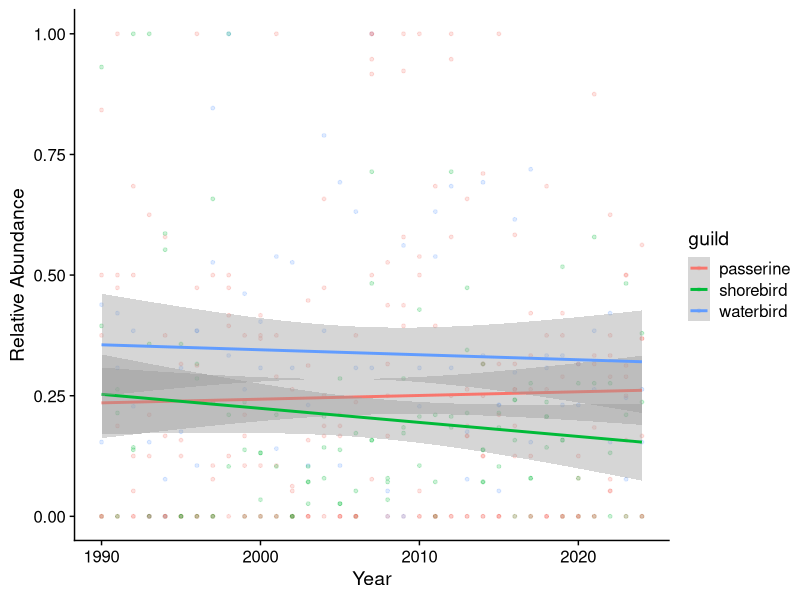
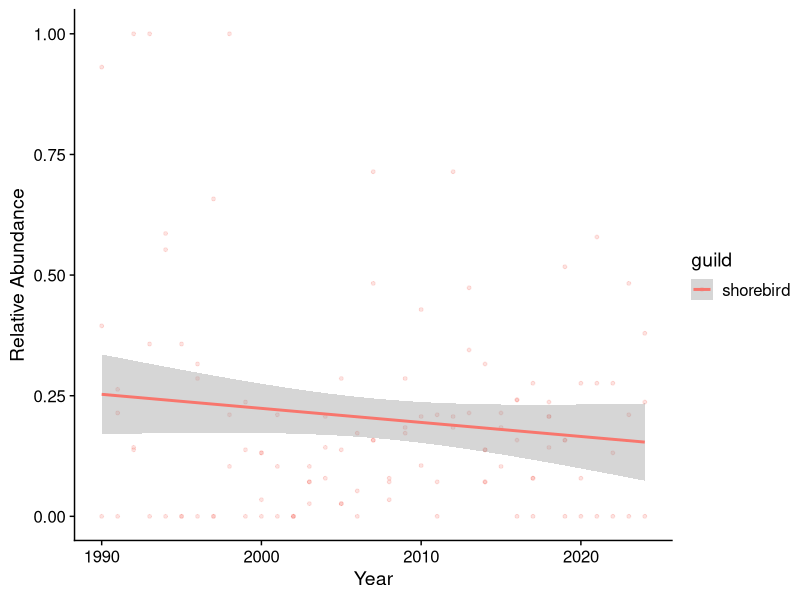
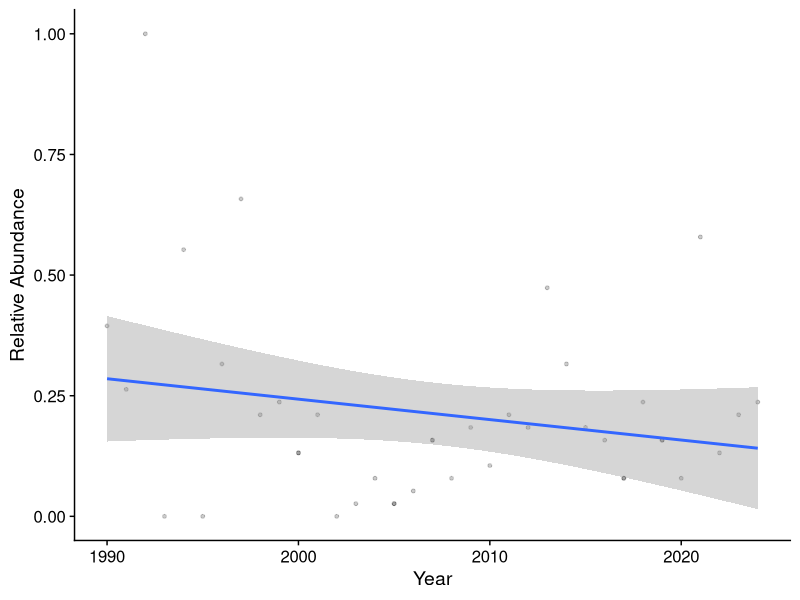

Here is the R script that generated these plots, in order:
#------------------------------
# teamshrub_bowman_honours
# 0X_BBS_guilds_v0
# By: Elias Bowman 
# Created: 2024-11-17
#
# Description: This script will summarize the Breeding Bird Data into guild levels
# Should only be run after BBS_tidy
#------------------------------
# Preparing packages and data ####
# Importing data
bbs.summary <- read.csv("data/clean/bbs/bbs_yearly_summary.csv")
species.list <- read.csv("data/clean/bbs/species_list.csv")
species.mapping <- read.csv("data/clean/bbs/species_code_mapping.csv")
guild.mapping <- read.csv("data/raw/bird_guild_mapping.csv")

# Loading Packages
library(tidyverse)  # For dplyr, tidyr, etc.
library(rlang)      # For tidy evaluation tools
library(ggplot2)
library(cowplot)

# Creating relevant functions ####
# Function to match species codes to species names
apply_species_names <- function(data, species.mapping) {
  # Perform a left join to add species names based on species codes
  if ("species" %in% colnames(data)) {
    filled_data <- data %>%
      left_join(species.mapping, by = "spec.code") %>%
      mutate(species = coalesce(species.x, species.y)) %>%  # Resolve species conflicts
      select(-species.x, -species.y)  # Remove the extra columns
  } else {
    filled_data <- data %>%
      left_join(species.mapping, by = "spec.code")
  }
  
  return(filled_data)
}

# Function to left_join guild mapping data into bbs.data
apply_guilds <- function(data, guild.mapping) {
  
  # Check if 'species' column already exists in the data
  if ("species" %in% colnames(data)) {
    # If species exists, just join and resolve any conflicts
    data <- data %>%
      left_join(guild.mapping, by = "spec.code") %>%
      mutate(species = coalesce(species.x, species.y)) %>%  # Resolve species conflicts
      select(-species.x, -species.y)  # Remove the extra columns
  } else {
    # If species doesn't exist, directly add the species column from guild.mapping
    data <- data %>%
      left_join(guild.mapping, by = "spec.code")
  }
  
  if ("guild.x" %in% colnames(data)) {
    data <- data %>%
      mutate(guild = coalesce(guild.x, guild.y)) %>%  # Resolve guild conflicts
      select(-guild.x, -guild.y) %>%  # Remove the extra columns 
      mutate(guild2 = coalesce(guild2.x, guild2.y)) %>%  # Resolve guild conflicts
      select(-guild2.x, -guild2.y)
  }
  
  return(data)
}

# Function to reformat applied and filled columns
reformat_columns <- function(data) {
  # Reformat the columns to be more readable
  data <- data %>%
    select(spec.code, species, year, total.count, guild, guild2, observers, effort.multiplier, sampling.effort, sampling.time, num.observers, survey.id, filled.in)
  
  return(data)
}

# Function for filling in missing years with 0s
fill_missing_years <- function(data, species_col, year_col, count_col) {
  # Extract unique species and years
  all_species <- unique(data[[species_col]])
  all_years <- unique(data[[year_col]])
  
  # Create a complete grid of species and years
  complete_data <- expand.grid(
    species = all_species,
    year = all_years
  ) %>%
    rename(
      !!species_col := species, 
      !!year_col := year
    )
  
  # Merge with the original data and fill missing values
  filled_data <- complete_data %>%
    left_join(data, by = c(species_col, year_col)) %>%
    mutate(
      filled.in = is.na(.data[[count_col]]), # TRUE if the count was filled
      !!count_col := ifelse(filled.in, 0, .data[[count_col]]) # Fill with 0 if missing
    )
  
  return(filled_data)
}

# Function to create scaled.total by effort multiplier
create_scaled_total <- function(data) {
  data <- data %>%
    mutate(total.scaled = ifelse(!is.na(effort.multiplier), total.count * effort.multiplier, 0))
  
  return(data)
}

# Filling in missing years with 0s ####
bbs.summary <- fill_missing_years(
  data = bbs.summary, 
  species_col = "spec.code", 
  year_col = "year", 
  count_col = "total.count"
) %>%
  apply_species_names(species.mapping) %>%
  apply_guilds(guild.mapping) %>%
  reformat_columns()
         
####


# Creating Yearly Relative Abundance Metric ####
bbs.summary <- bbs.summary %>%
  group_by(spec.code) %>%
  mutate(species.max = max(total.count)) %>%
  ungroup() %>%
  group_by(year, spec.code) %>%
  mutate(yearly.rel.abundance = total.count / species.max) %>%
  ungroup()


bbs.summary <- bbs.summary %>%
  create_scaled_total() %>%
  group_by(spec.code) %>%
  mutate(species.scaled.max = max(total.scaled)) %>%
  ungroup() %>%
  group_by(year, spec.code) %>%
  mutate(yearly.rel.abundance.scaled = total.scaled / species.scaled.max) %>%
  ungroup()

high.threshold <- 0.5

bbs.summary <- bbs.summary %>%
  mutate(logistic.abundance.scaled = ifelse(yearly.rel.abundance.scaled >= high.threshold, 1, 0)) %>%
  mutate(logistic.abundance = ifelse(yearly.rel.abundance >= high.threshold, 1, 0))


# Summarize to guild level



# Filtering by Cameron-Approved-Species List ####
bbs.summary.f <- filter(bbs.summary, spec.code %in% species.list$spec.code)

#################################################

ggplot(bbs.summary.f, aes(x = year, y = yearly.rel.abundance, color = guild)) +
  geom_point(size = 1, alpha = 0.2) +
  geom_smooth(method = lm) +
  labs(
    x = "Year",
    y = "Relative Abundance"
  ) +
  theme_half_open(font_size = 14)

ggplot(filter(bbs.summary.f, guild == "shorebird"), aes(x = year, y = yearly.rel.abundance, color = guild)) +
  geom_point(size = 1, alpha = 0.2) +
  geom_smooth(method = lm, linewidth = 1) +
  labs(
    x = "Year",
    y = "Relative Abundance"
  ) +
  theme_half_open(font_size = 14)

ggplot(filter(bbs.summary, species == "Semipalmated Sandpiper"), aes(x = year, y = yearly.rel.abundance)) +
  geom_point(size = 1, alpha = 0.2) +
  geom_smooth(method = lm, linewidth = 1) +
  labs(
    x = "Year",
    y = "Relative Abundance"
  ) +
  theme_half_open(font_size = 14)

simple.bbs <- bbs.summary.f %>%
  select(year, spec.code, species, guild, yearly.rel.abundance)

# probably need a species specific relative abundance or guild specific - or after filtering maybe... hmmmmmmm

# Creating Guild Level Summary




# 
# # View the filtered data
# head(filtered_bbs_summary)
# 
# 
# ###############
# # Create top species versions
# top_spec_num <- 15
# bbs.long.spec.top <- select_top_species(bbs.long, top_spec_num)
# 
# 
# 
# # removing unecessary objects from the environment
# rm(top_spec_num)

